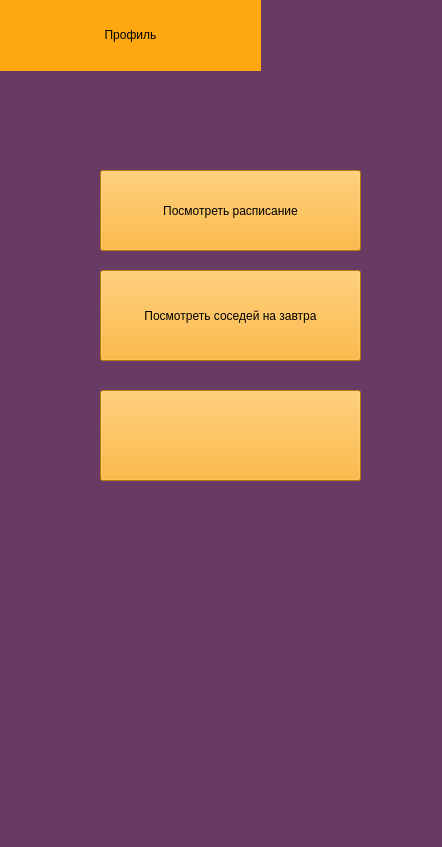
<?xml version="1.0" encoding="UTF-8"?>
<ui version="4.0">
 <class>MainWindow</class>
 <widget class="QMainWindow" name="MainWindow">
  <property name="geometry">
   <rect>
    <x>0</x>
    <y>0</y>
    <width>442</width>
    <height>847</height>
   </rect>
  </property>
  <property name="windowTitle">
   <string>MainWindow</string>
  </property>
  <property name="styleSheet">
   <string notr="true">background-color: rgb(103, 59, 99);</string>
  </property>
  <widget class="QWidget" name="centralwidget">
   <widget class="QLabel" name="info">
    <property name="geometry">
     <rect>
      <x>0</x>
      <y>0</y>
      <width>261</width>
      <height>71</height>
     </rect>
    </property>
    <property name="styleSheet">
     <string notr="true">background-color: rgb(255, 167, 15);
font: 28pt &quot;MS Shell Dlg 2&quot;;
font: 14pt &quot;MS Shell Dlg 2&quot;;</string>
    </property>
    <property name="text">
     <string>&lt;html&gt;&lt;head/&gt;&lt;body&gt;&lt;p align=&quot;center&quot;&gt;Профиль&lt;/p&gt;&lt;/body&gt;&lt;/html&gt;</string>
    </property>
   </widget>
   <widget class="QPushButton" name="btn_registration">
    <property name="geometry">
     <rect>
      <x>100</x>
      <y>170</y>
      <width>261</width>
      <height>81</height>
     </rect>
    </property>
    <property name="styleSheet">
     <string notr="true">background-color: rgb(255, 167, 15);</string>
    </property>
    <property name="text">
     <string>Посмотреть расписание</string>
    </property>
   </widget>
   <widget class="QPushButton" name="btn_registration_2">
    <property name="geometry">
     <rect>
      <x>100</x>
      <y>270</y>
      <width>261</width>
      <height>91</height>
     </rect>
    </property>
    <property name="styleSheet">
     <string notr="true">background-color: rgb(255, 167, 15);</string>
    </property>
    <property name="text">
     <string>Посмотреть соседей на завтра</string>
    </property>
   </widget>
   <widget class="QPushButton" name="btn_registration_3">
    <property name="geometry">
     <rect>
      <x>100</x>
      <y>390</y>
      <width>261</width>
      <height>91</height>
     </rect>
    </property>
    <property name="styleSheet">
     <string notr="true">background-color: rgb(255, 167, 15);</string>
    </property>
    <property name="text">
     <string/>
    </property>
   </widget>
  </widget>
  <widget class="QMenuBar" name="menubar">
   <property name="geometry">
    <rect>
     <x>0</x>
     <y>0</y>
     <width>442</width>
     <height>25</height>
    </rect>
   </property>
  </widget>
  <widget class="QStatusBar" name="statusbar"/>
 </widget>
 <resources/>
 <connections/>
</ui>
